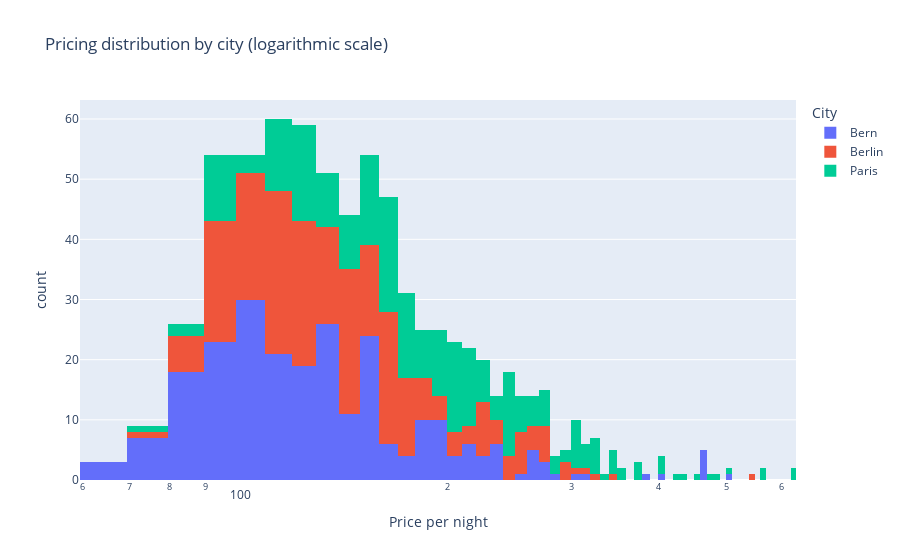

The notebook cell saved with this chart:
### Code cell
pricing_distribution_log = px.histogram(
    airbnb_data,
    x="price_per_night",
    log_x=True,
    color="city",
    title="Pricing distribution by city (logarithmic scale)",
    labels={"price_per_night": "Price per night", "city": "City"},
    nbins=100,
)

pricing_distribution_log.write_html(FIG_DIR / "pricing_distribution_log.html")
pricing_distribution_log.write_image(FIG_DIR / "pricing_distribution_log.png")

pricing_distribution_log.show()

### Figure 1 — Plotly figure (JSON) as saved in the notebook; plotly's stock layout.template omitted (floating-point values rounded to 4 significant figures; data arrays with more than 128 entries replaced by an {"elided": "..."} marker saying what was removed)
{"data": [{"alignmentgroup": "True", "bingroup": "x", "hovertemplate": "City=Bern<br>Price per night=%{x}<br>count=%{y}<extra></extra>", "legendgroup": "Bern", "marker": {"color": "#636efa", "pattern": {"shape": ""}}, "name": "Bern", "nbinsx": 100, "offsetgroup": "Bern", "orientation": "v", "showlegend": true, "type": "histogram", "x": {"elided": "252 int values"}, "xaxis": "x", "yaxis": "y"}, {"alignmentgroup": "True", "bingroup": "x", "hovertemplate": "City=Berlin<br>Price per night=%{x}<br>count=%{y}<extra></extra>", "legendgroup": "Berlin", "marker": {"color": "#EF553B", "pattern": {"shape": ""}}, "name": "Berlin", "nbinsx": 100, "offsetgroup": "Berlin", "orientation": "v", "showlegend": true, "type": "histogram", "x": {"elided": "249 int values"}, "xaxis": "x", "yaxis": "y"}, {"alignmentgroup": "True", "bingroup": "x", "hovertemplate": "City=Paris<br>Price per night=%{x}<br>count=%{y}<extra></extra>", "legendgroup": "Paris", "marker": {"color": "#00cc96", "pattern": {"shape": ""}}, "name": "Paris", "nbinsx": 100, "offsetgroup": "Paris", "orientation": "v", "showlegend": true, "type": "histogram", "x": {"elided": "247 int values"}, "xaxis": "x", "yaxis": "y"}], "layout": {"barmode": "relative", "legend": {"title": {"text": "City"}, "tracegroupgap": 0}, "title": {"text": "Pricing distribution by city (logarithmic scale)"}, "xaxis": {"anchor": "y", "domain": [0, 1], "title": {"text": "Price per night"}, "type": "log"}, "yaxis": {"anchor": "x", "domain": [0, 1], "title": {"text": "count"}}}}
